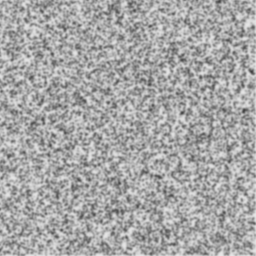
#> input picture Data_augmentation/Train_References/Ref103.tif, 256 x 256 px
$ python 'augment_data_pequeño_v2.py' --refs_dir Train_References --out_dir out
#> lines starting #> are read from the running program, lines starting #| are printed output that depends on the picture
#!/usr/bin/env python3
# -*- coding: utf-8 -*-
"""
Data augmentation para patrones speckle (v3)
- Modos de deformación: global / local (1 parche) / mix (global + K parches)
- Ruido Poisson + (opcional) ruido Gaussiano de lectura
- (Opcional) máscara de atenuación suave
- Optimizado para HPC: menos overhead de multiprocessing y menos I/O
"""
import os
import argparse
import shutil
import math
from pathlib import Path
from functools import lru_cache
from multiprocessing import Pool, cpu_count
import gzip

import numpy as np
from numpy.random import default_rng
from scipy.ndimage import map_coordinates, gaussian_filter
from skimage import io
from skimage.color import rgb2gray

# ──────────────────────────────────────────────────────────────────────────────
# Utilidades numéricas
# ──────────────────────────────────────────────────────────────────────────────

@lru_cache(maxsize=None)
def raised_cosine_2d(n: int) -> np.ndarray:
    """Ventana Hann 2D normalizada en [0,1], tamaño n x n."""
    if n <= 1:
        return np.ones((n, n), dtype=np.float32)
    i = np.arange(n, dtype=np.float32)
    w1d = 0.5 - 0.5 * np.cos(2.0 * np.pi * i / (n - 1))
    w2d = np.outer(w1d, w1d).astype(np.float32)
    w2d /= (w2d.max() + 1e-12)
    return w2d


def add_poisson_noise(img: np.ndarray, scale: float = 1.0, rng=None) -> np.ndarray:
    """Ruido Poisson preservando rango [0,255] (float32)."""
    if rng is None:
        rng = default_rng()
    img_s = np.clip(img, 0, None) * float(scale)
    noisy = rng.poisson(img_s.astype(np.float64)).astype(np.float32)  # poisson necesita float64
    noisy = noisy / max(scale, 1e-12)
    return np.clip(noisy, 0, 255).astype(np.float32)


def add_read_noise(img: np.ndarray, sigma: float, rng=None) -> np.ndarray:
    """Ruido Gaussiano de lectura (additivo), sigma en niveles 0..255."""
    if sigma <= 0:
        return img
    if rng is None:
        rng = default_rng()
    noisy = img + rng.normal(0.0, float(sigma), img.shape).astype(np.float32)
    return np.clip(noisy, 0, 255).astype(np.float32)


def apply_deformation(ref_pad: np.ndarray, X: np.ndarray, Y: np.ndarray,
                      dx: np.ndarray, dy: np.ndarray) -> np.ndarray:
    """Warp de imagen completa con padding de 2 px (order=3)."""
    coords = np.stack([Y + dy + 2, X + dx + 2])
    # map_coordinates devuleve float64; convertimos a float32
    out = map_coordinates(ref_pad, coords, order=3, mode='reflect')
    return out.astype(np.float32)


def affine_field(X: np.ndarray, Y: np.ndarray, tx, ty, a, b, c, d) -> tuple[np.ndarray, np.ndarray]:
    """
    Desplazamiento afín pequeño:
      [dx] = [a b][X] + [tx]
      [dy]   [c d][Y]   [ty]
    a,b,c,d en px/px, tx,ty en px (valores pequeños).
    """
    dx = a * X + b * Y + tx
    dy = c * X + d * Y + ty
    return dx.astype(np.float32), dy.astype(np.float32)


def smooth_unit_field_like(shape, sigma, rng):
    """Campo suave en [-1,1] aprox, mediante blur y normalización por máximo absoluto."""
    f = rng.normal(0.0, 1.0, shape).astype(np.float32)
    f = gaussian_filter(f, sigma, mode="reflect").astype(np.float32)
    m = float(np.max(np.abs(f))) + 1e-8
    return (f / m).astype(np.float32)


def attenuation_mask(H, W, amp, rng, sigma=32.0):
    """
    Máscara multiplicativa suave ≈ 1 + amp * u(x,y), con u ~ [-1,1] suave.
    amp típico: 0.05 (±5%). Clampeado a ≥0.
    """
    if amp <= 0:
        return np.ones((H, W), dtype=np.float32)
    u = smooth_unit_field_like((H, W), sigma=sigma, rng=rng)  # [-1,1]
    m = 1.0 + float(amp) * u
    return np.clip(m, 0.0, None).astype(np.float32)


# ──────────────────────────────────────────────────────────────────────────────
# Campos de desplazamiento
# ──────────────────────────────────────────────────────────────────────────────

def generate_single_patch_displacement(patch_sizes, subset_size,
                                       max_disp=0.6, rng=None,
                                       blend_sigma=0.0) -> tuple[np.ndarray, np.ndarray]:
    """
    Un parche local suave (bordes con ventana coseno 2D), |dx|,|dy| ≤ max_disp.
    blend_sigma>0 aplica un suavizado global suave al campo para “desdibujar” la caja.
    """
    assert rng is not None
    patch_size = int(rng.choice(patch_sizes))
    x0 = int(rng.integers(0, subset_size - patch_size + 1))
    y0 = int(rng.integers(0, subset_size - patch_size + 1))

    fx = rng.normal(0.0, 1.0, (patch_size, patch_size)).astype(np.float32)
    fy = rng.normal(0.0, 1.0, (patch_size, patch_size)).astype(np.float32)
    s = max(1.0, patch_size / 6.0)  # kernel proporcional
    fx = gaussian_filter(fx, s, mode="reflect").astype(np.float32)
    fy = gaussian_filter(fy, s, mode="reflect").astype(np.float32)

    eps = 1e-8
    fx = fx / (np.max(np.abs(fx)) + eps)
    fy = fy / (np.max(np.abs(fy)) + eps)

    w = raised_cosine_2d(patch_size)  # 0..1
    fx *= w
    fy *= w

    amp = float(rng.uniform(0.3, 1.0)) * float(max_disp)
    fx *= amp
    fy *= amp

    disp_x = np.zeros((subset_size, subset_size), dtype=np.float32)
    disp_y = np.zeros((subset_size, subset_size), dtype=np.float32)
    disp_x[y0:y0 + patch_size, x0:x0 + patch_size] = fx
    disp_y[y0:y0 + patch_size, x0:x0 + patch_size] = fy

    if blend_sigma and blend_sigma > 0:
        disp_x = gaussian_filter(disp_x, blend_sigma, mode="reflect").astype(np.float32)
        disp_y = gaussian_filter(disp_y, blend_sigma, mode="reflect").astype(np.float32)
    return disp_x, disp_y


def generate_multi_patch_displacement(patch_sizes, subset_size, k_min, k_max,
                                      max_disp=0.6, rng=None, blend_sigma=1.0):
    """Suma de K parches locales (K∈[k_min,k_max])."""
    K = int(rng.integers(k_min, k_max + 1))
    dx = np.zeros((subset_size, subset_size), dtype=np.float32)
    dy = np.zeros((subset_size, subset_size), dtype=np.float32)
    for _ in range(K):
        px, py = generate_single_patch_displacement(
            patch_sizes, subset_size, max_disp=max_disp, rng=rng, blend_sigma=0.0
        )
        dx += px; dy += py
    # suavizado de mezcla para borrar cajas residuales
    if blend_sigma and blend_sigma > 0:
        dx = gaussian_filter(dx, blend_sigma, mode="reflect").astype(np.float32)
        dy = gaussian_filter(dy, blend_sigma, mode="reflect").astype(np.float32)
    return dx, dy


def generate_global_displacement(subset_size, sigma, amplitude, max_disp, rng=None,
                                 affine_prob=0.5, affine_mag=0.003):
    """
    Campo global suave + (opcional) componente afín pequeño.
    - sigma (px) controla suavidad
    - amplitude (px) es cota nominal (Usa U(0.3,1.0)*amplitude)
    - max_disp (px) recorta extremos
    - affine_prob: prob de sumar un término afín (a,b,c,d ~ U(-m,m), tx,ty ~ U(-m*H, m*W))
    """
    assert rng is not None
    H = W = subset_size
    u = smooth_unit_field_like((H, W), sigma=sigma, rng=rng)
    v = smooth_unit_field_like((H, W), sigma=sigma, rng=rng)

    amp = float(rng.uniform(0.3, 1.0)) * float(amplitude)
    dx = (amp * u).astype(np.float32)
    dy = (amp * v).astype(np.float32)

    # Afín pequeño (traslación/rot/cizalla suaves)
    if rng.uniform() < affine_prob:
        X, Y = np.meshgrid(np.arange(W, dtype=np.float32), np.arange(H, dtype=np.float32))
        m = float(affine_mag)
        a, b, c, d = rng.uniform(-m, m, 4)  # px/px
        tx = rng.uniform(-m * W, m * W)     # px
        ty = rng.uniform(-m * H, m * H)     # px
        dax, day = affine_field(X, Y, tx, ty, a, b, c, d)
        dx += dax.astype(np.float32); dy += day.astype(np.float32)

    dx = np.clip(dx, -max_disp, max_disp).astype(np.float32)
    dy = np.clip(dy, -max_disp, max_disp).astype(np.float32)
    return dx, dy


# ──────────────────────────────────────────────────────────────────────────────
# I/O helpers
# ──────────────────────────────────────────────────────────────────────────────

def save_array(path: Path, arr: np.ndarray, fmt: str, compress: bool):
    path.parent.mkdir(parents=True, exist_ok=True)
    if fmt == "npy":
        np.save(str(path.with_suffix(".npy")), arr.astype(np.float32))
    else:
        if compress:
            with gzip.open(str(path) + ".gz", "wt") as f:
                np.savetxt(f, arr.astype(np.float32), delimiter=",", fmt="%.6f")
        else:
            np.savetxt(str(path), arr.astype(np.float32), delimiter=",", fmt="%.6f")


def save_data(out_dir: Path, idx: int, l: int, ref_noisy, bd_noisy, dx, dy,
              fmt: str = "csv", compress: bool = False):
    names = [
        f"Ref{idx:03d}_{l:03d}.csv",
        f"Def{idx:03d}_{l:03d}.csv",
        f"Dispx{idx:03d}_{l:03d}.csv",
        f"Dispy{idx:03d}_{l:03d}.csv"
    ]
    # Guardar
    save_array(out_dir / names[0], ref_noisy, fmt, compress)
    save_array(out_dir / names[1], bd_noisy,  fmt, compress)
    save_array(out_dir / names[2], dx,        fmt, compress)
    save_array(out_dir / names[3], dy,        fmt, compress)
    return names


# ──────────────────────────────────────────────────────────────────────────────
# Worker
# ──────────────────────────────────────────────────────────────────────────────

def process_image(args):
    (path, train_dir, test_dir, n_train, n_test,
     subset_size, patch_sizes, ann_tmp_dir,
     p_global, p_local, p_mix, global_sigma, global_amp, noise_scale,
     max_disp_local, max_disp_global, seed_base, k_ref, n_refs_total,
     mode_blend_sigma, mix_kmin, mix_kmax,
     gaussian_read_std, attenuation_amp,
     save_fmt, compress) = args

    # id único por referencia para reproducibilidad
    try:
        idx = int(Path(path).stem.split('_')[-1])
    except Exception:
        idx = int(100000 + k_ref)
    rng = default_rng(seed_base + idx)

    img = io.imread(path)
    if img.ndim == 3:
        img = rgb2gray(img)
    img = img.astype(np.float32)
    if img.max() <= 1.0:
        img = img * 255.0
    if img.shape != (subset_size, subset_size):
        raise ValueError(f"{path} size {img.shape} ≠ subset_size={subset_size}")

    H, W = img.shape
    # referencia con ruido (y atenuación si procede)
    ref = img.copy()
    if attenuation_amp > 0:
        mref = attenuation_mask(H, W, attenuation_amp, rng, sigma=32.0)
        ref = ref * mref
    ns_ref = float(noise_scale * rng.uniform(0.9, 1.1))
    ref_noisy = add_poisson_noise(ref, scale=ns_ref, rng=rng)
    ref_noisy = add_read_noise(ref_noisy, gaussian_read_std, rng=rng)
    ref_pad = np.pad(ref_noisy, 2, mode='reflect')
    X, Y = np.meshgrid(np.arange(W, dtype=np.float32), np.arange(H, dtype=np.float32))

    # Normaliza probabilidades de modos
    probs = np.array([p_global, p_local, p_mix], dtype=np.float64)
    if probs.sum() <= 0:
        probs[:] = [0.3, 0.7, 0.0]
    probs = probs / probs.sum()

    # Archivos de anotación locales (por worker)
    ann_train_path = Path(ann_tmp_dir) / f"train_{idx:06d}.txt"
    ann_test_path  = Path(ann_tmp_dir) / f"test_{idx:06d}.txt"
    lines_train = []
    lines_test  = []

    # === TRAIN: mezcla global/local/mix
    for l in range(1, n_train + 1):
        mode = rng.choice(["global", "local", "mix"], p=probs)

        if mode == "global":
            dx, dy = generate_global_displacement(
                subset_size, global_sigma, global_amp, max_disp_global, rng=rng,
                affine_prob=0.5, affine_mag=0.003
            )
        elif mode == "local":
            dx, dy = generate_single_patch_displacement(
                patch_sizes, subset_size, max_disp=max_disp_local, rng=rng, blend_sigma=mode_blend_sigma
            )
        else:  # mix
            dx_g, dy_g = generate_global_displacement(
                subset_size, global_sigma, global_amp, max_disp_global, rng=rng,
                affine_prob=0.5, affine_mag=0.003
            )
            dx_l, dy_l = generate_multi_patch_displacement(
                patch_sizes, subset_size, k_min=mix_kmin, k_max=mix_kmax,
                max_disp=max_disp_local, rng=rng, blend_sigma=1.0
            )
            dx = dx_g + dx_l
            dy = dy_g + dy_l
            # clip final por seguridad
            lim = max(max_disp_local, max_disp_global)
            dx = np.clip(dx, -lim, lim).astype(np.float32)
            dy = np.clip(dy, -lim, lim).astype(np.float32)

        # deformar y añadir ruido/atenuación para la Def
        bd = apply_deformation(ref_pad, X, Y, dx, dy)
        if attenuation_amp > 0:
            mdef = attenuation_mask(H, W, attenuation_amp, rng, sigma=32.0)
            bd = bd * mdef
        ns = float(noise_scale * rng.uniform(0.9, 1.1))
        bd = add_poisson_noise(bd, scale=ns, rng=rng)
        bd = add_read_noise(bd, gaussian_read_std, rng=rng)

        files = save_data(Path(train_dir), idx, l, ref_noisy, bd, dx, dy,
                          fmt=save_fmt, compress=compress)
        lines_train.append(",".join(files))

    # === TEST: parches locales (1 parche) con misma escala de ruido nominal ===
    for l in range(1, n_test + 1):
        dx, dy = generate_single_patch_displacement(
            patch_sizes, subset_size, max_disp=max_disp_local, rng=rng, blend_sigma=mode_blend_sigma
        )
        bd = apply_deformation(ref_pad, X, Y, dx, dy)
        if attenuation_amp > 0:
            mdef = attenuation_mask(H, W, attenuation_amp, rng, sigma=32.0)
            bd = bd * mdef
        ns = float(noise_scale * rng.uniform(0.9, 1.1))
        bd = add_poisson_noise(bd, scale=ns, rng=rng)
        bd = add_read_noise(bd, gaussian_read_std, rng=rng)

        files = save_data(Path(test_dir), idx, l, ref_noisy, bd, dx, dy,
                          fmt=save_fmt, compress=compress)
        lines_test.append(",".join(files))

    # Escribir anotaciones locales (un archivo por referencia)
    ann_train_path.parent.mkdir(parents=True, exist_ok=True)
    if lines_train:
        ann_train_path.write_text("\n".join(sorted(lines_train)) + "\n")
    if lines_test:
        ann_test_path.write_text("\n".join(sorted(lines_test)) + "\n")

    # logs discretos
    if (k_ref + 1) % max(1, n_refs_total // 15) == 0:
        print(f"  · {k_ref + 1}/{n_refs_total} refs procesadas...")


# ──────────────────────────────────────────────────────────────────────────────
# Main
# ──────────────────────────────────────────────────────────────────────────────

def main():
    p = argparse.ArgumentParser(description="Data augmentation speckle (v3: mix, afin, HPC-friendly)")
    p.add_argument('--refs_dir',    required=True)
    p.add_argument('--out_dir',     required=True)
    p.add_argument('--max_train',   type=int,   default=80000,   help="total de ejemplos train deseados")
    p.add_argument('--n_test',      type=int,   default=8)
    p.add_argument('--subset_size', type=int,   default=256)
    p.add_argument('--patch_sizes', nargs='+', type=int, default=[6, 8, 12, 18])

    # Probabilidades de modos
    p.add_argument('--p_global',     type=float, default=0.30)
    p.add_argument('--p_local',      type=float, default=0.70)
    p.add_argument('--p_mix',        type=float, default=0.00, help="global + varios parches locales")

    # Global
    p.add_argument('--global_sigma', type=float, default=7.5, help="σ (px) del blur para global")
    p.add_argument('--global_amp',   type=float, default=0.4, help="amplitud nominal (px) global")
    p.add_argument('--max_disp_global', type=float, default=0.6)

    # Local
    p.add_argument('--max_disp_local',  type=float, default=0.6)
    p.add_argument('--local_blend_sigma', type=float, default=0.0, help="suavizado global leve del parche (px)")
    p.add_argument('--local_patches_min', type=int, default=2, help="solo usado en modo mix")
    p.add_argument('--local_patches_max', type=int, default=4)

    # Ruido / atenuación
    p.add_argument('--noise_scale',  type=float, default=1.0)
    p.add_argument('--gaussian_read_std', type=float, default=0.0, help="ruido de lectura (0..255)")
    p.add_argument('--attenuation_amp',   type=float, default=0.0, help="amplitud de máscara multiplicativa suave")

    # HPC / I/O
    p.add_argument('--workers', type=int, default=0, help="nº procesos (0 = cpu_count())")
    p.add_argument('--save-format', choices=['csv','npy'], default='csv')
    p.add_argument('--compress', action='store_true', help="CSV .gz (reduce disco; más CPU)")

    p.add_argument('--seed', type=int, default=1234)
    args = p.parse_args()

    # prepara dataset
    dataset = Path(args.out_dir)
    if dataset.exists():
        for child in dataset.iterdir():
            if child.is_dir():
                shutil.rmtree(child)
            else:
                child.unlink()
    dataset.mkdir(parents=True, exist_ok=True)

    refs = sorted(Path(args.refs_dir).glob("*.tif"))
    total_refs = len(refs)
    if total_refs == 0:
        print("❌ No se hallaron referencias .tif en", args.refs_dir)
        return

    per_ref = max(1, math.ceil(args.max_train / total_refs))
    train_dir = dataset / "Train_Data"
    test_dir  = dataset / "Test_Data"
    ann_tmp_dir = dataset / "_ann_tmp"
    train_dir.mkdir(exist_ok=True)
    test_dir.mkdir(exist_ok=True)
    ann_tmp_dir.mkdir(exist_ok=True)

    print(f"🧪 Generando: {per_ref} train / {args.n_test} test por ref × {total_refs} refs "
          f"(~{per_ref*total_refs} train totales)…")

    # Empaqueta args por worker (seed_base via args.seed)
    args_list = []
    for k, pth in enumerate(refs):
        args_list.append((
            str(pth), str(train_dir), str(test_dir),
            per_ref, args.n_test,
            int(args.subset_size), list(map(int, args.patch_sizes)),
            str(ann_tmp_dir),
            float(args.p_global), float(args.p_local), float(args.p_mix),
            float(args.global_sigma), float(args.global_amp), float(args.noise_scale),
            float(args.max_disp_local), float(args.max_disp_global),
            int(args.seed), k, total_refs,
            float(args.local_blend_sigma),
            int(args.local_patches_min), int(args.local_patches_max),
            float(args.gaussian_read_std), float(args.attenuation_amp),
            args.save_format, bool(args.compress)
        ))

    nproc = (cpu_count() if args.workers == 0 else max(1, int(args.workers)))
    with Pool(nproc) as pool:
        for _ in pool.imap_unordered(process_image, args_list):
#> in add_poisson_noise, `noisy = rng.poisson(img_s.astype(np.float64)).astype(np.float32)`:
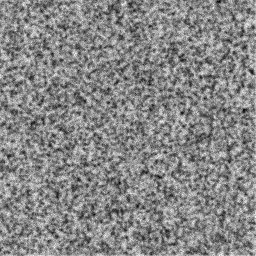
#> noisy: shape (256, 256) float32; min 58, max 292, mean 181.9; drawn with min black and max white
            pass

    # Fusionar anotaciones sin Manager
    train_lines, test_lines = [], []
    for f in sorted(ann_tmp_dir.glob("train_*.txt")):
        train_lines.extend(f.read_text().strip().splitlines())
    for f in sorted(ann_tmp_dir.glob("test_*.txt")):
        test_lines.extend(f.read_text().strip().splitlines())

    (dataset / "Train_annotations.csv").write_text("\n".join(sorted(train_lines)) + ("\n" if train_lines else ""))
    (dataset / "Test_annotations.csv").write_text("\n".join(sorted(test_lines)) + ("\n" if test_lines else ""))

    # Limpieza temporal
    shutil.rmtree(ann_tmp_dir, ignore_errors=True)

    print(f"✅ Generadas {len(train_lines)} TRAIN y {len(test_lines)} TEST")
    print(f"   -> {train_dir}\n   -> {test_dir}")


if __name__ == "__main__":
#> (the run stopped early here; a loop or call above may not have finished)
